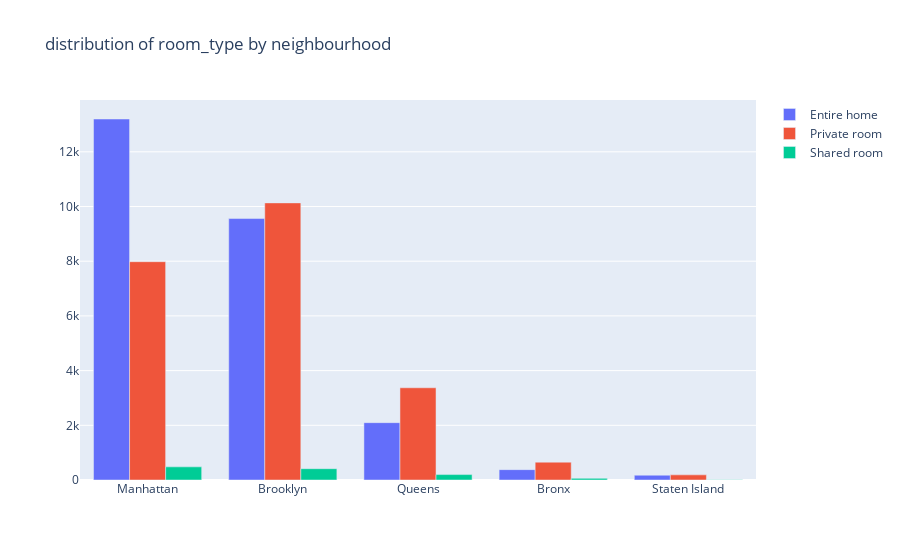

The cell this chart's notebook holds for it:
### Code cell
trace1 = go.Bar(x = list(new_df.neighbourhood_group),y = list(new_df["Entire home/apt"]),name = "Entire home")
trace2 = go.Bar(x = list(new_df.neighbourhood_group),y = list(new_df["Private room"]),name = "Private room")
trace3 = go.Bar(x = list(new_df.neighbourhood_group),y = list(new_df["Shared room"]),name = "Shared room")
data = [trace1,trace2,trace3]
layout = go.Layout(title = "distribution of room_type by neighbourhood")
fig = go.Figure(data = data, layout = layout)
py.iplot(fig)

### Figure 1 — Plotly figure (JSON) as saved in the notebook; plotly's stock layout.template omitted (floating-point values rounded to 4 significant figures)
{"data": [{"name": "Entire home", "type": "bar", "x": ["Manhattan", "Brooklyn", "Queens", "Bronx", "Staten Island"], "y": [13199, 9559, 2096, 379, 176]}, {"name": "Private room", "type": "bar", "x": ["Manhattan", "Brooklyn", "Queens", "Bronx", "Staten Island"], "y": [7982, 10132, 3372, 652, 188]}, {"name": "Shared room", "type": "bar", "x": ["Manhattan", "Brooklyn", "Queens", "Bronx", "Staten Island"], "y": [480, 413, 198, 60, 9]}], "layout": {"title": {"text": "distribution of room_type by neighbourhood"}}}
